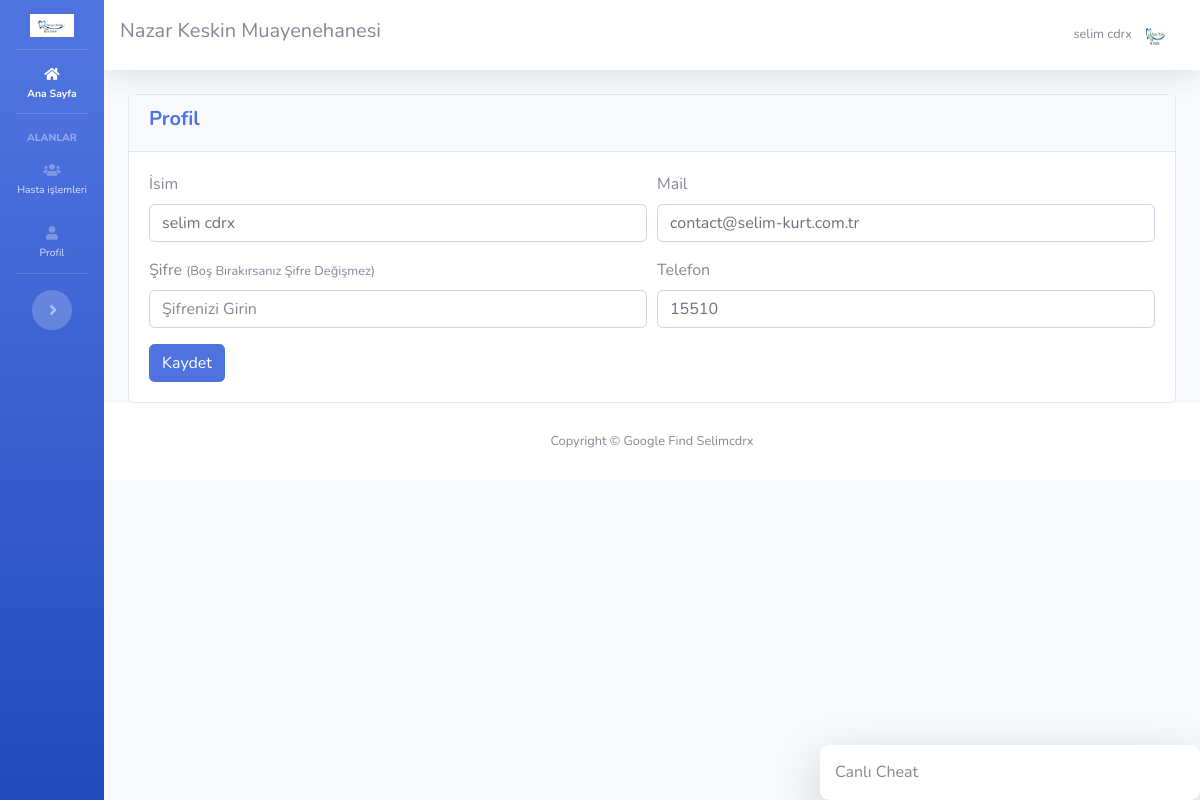
The page /profil.php (signed in) on the database its author committed.
### tables this page shows
CREATE TABLE `ayarlar` (
  `id` int(11) NOT NULL,
  `site_logo` varchar(400) DEFAULT NULL,
  `site_baslik` varchar(350) DEFAULT NULL,
  `site_aciklama` varchar(300) DEFAULT NULL,
  `site_link` varchar(100) DEFAULT NULL,
  `site_sahip_mail` varchar(100) DEFAULT NULL,
  `site_mail_host` varchar(100) DEFAULT NULL,
  `site_mail_mail` varchar(100) DEFAULT NULL,
  `site_mail_port` int(11) DEFAULT NULL,
  `site_mail_sifre` varchar(100) DEFAULT NULL
);

CREATE TABLE `kullanicilar` (
  `kul_id` int(11) NOT NULL,
  `kul_isim` varchar(200) DEFAULT NULL,
  `kul_mail` varchar(200) DEFAULT NULL,
  `kul_sifre` varchar(100) DEFAULT NULL,
  `kul_telefon` varchar(100) DEFAULT NULL,
  `kul_yetki` int(11) NOT NULL DEFAULT '0'
);

### islemler/baglan.php (called while the page is built, shortened)
<?php
$host="localhost";
$veritabani_ismi="selimyra_nazar";
$kullanici_adi="selimyra_nazarx";
$sifre="Asd123asd.";
try {
	$db = new PDO("mysql:host=$host;dbname=$veritabani_ismi;charset=utf8",$kullanici_adi,$sifre);
} catch (PDOException $e) {
	echo $e->getmessage();
}
$sorgu=$db->prepare("SELECT * FROM ayarlar");
$sorgu->execute();
$ayarcek=$sorgu->fetch(PDO::FETCH_ASSOC);
?>

### profil.php (the view)
<?php include 'header.php';
$sorgu=$db->prepare("SELECT * FROM kullanicilar WHERE kul_id=:kul_id");
$sorgu->execute(array(
	'kul_id' => $_SESSION['kul_id']
));
$kullanici=$sorgu->fetch(PDO::FETCH_ASSOC);
?>
<div class="container-fluid">
	<div class="row">
		<div class="col-md-12">
			<div class="card">
				<div class="card-header">
					<h5 class="font-weight-bold text-primary">Profil</h5>
				</div>
				<div class="card-body">
					<form action="islemler/ajax.php" method="POST" accept-charset="utf-8">
						<div class="form-row">
							<div class="col-md-6 form-group">
								<label>İsim</label>
								<input type="text" name="kul_isim" class="form-control" value="<?php echo $kullanici['kul_isim'] ?>" placeholder="İsminizi Girin">
							</div>
							<div class="col-md-6 form-group">
								<label>Mail</label>
								<input type="text" name="kul_mail" class="form-control" value="<?php echo $kullanici['kul_mail'] ?>" placeholder="Mail Adresinizi Girin">
							</div>
						</div>
						<div class="form-row">
							<div class="col-md-6 form-group">
								<label>Şifre <small>(Boş Bırakırsanız Şifre Değişmez)</small></label>
								<input type="password" name="kul_sifre" class="form-control" placeholder="Şifrenizi Girin">
							</div>
							<div class="col-md-6 form-group">
								<label>Telefon</label>
								<input type="text" name="kul_telefon" class="form-control" value="<?php echo $kullanici['kul_telefon'] ?>" placeholder="Telefonunuzu Girin">
							</div>
						</div>
						<button type="submit" name="profilkaydet" class="btn btn-primary">Kaydet</button>
					</form>
				</div>
			</div>
		</div>
	</div>
</div>
<?php include 'footer.php' ?>

### header.php (shortened to what this page needs)
<?php
include 'islemler/baglan.php';
?>
<!DOCTYPE html>
<html lang="tr">
<head>
  <link href="vendor/fontawesome-free/css/all.min.css" rel="stylesheet" type="text/css">
  <link href="css/sb-admin-2.min.css" rel="stylesheet">
  <link rel="stylesheet" href="css/aksoyhlc.css">
</head>
<body id="page-top">
  <div id="wrapper">
    <ul class="navbar-nav bg-gradient-primary sidebar sidebar-dark accordion" id="accordionSidebar">
     <li class="nav-item">
      <a class="nav-link text-center" href="index.php">
        <img src="dosyalar/<?php echo $ayarcek['site_logo'] ?>" style="width: 60%; height: auto;">
      </a>
    </li>
    <hr class="sidebar-divider my-0">
    <li class="nav-item active">
      <a class="nav-link" href="index.php">
        <i class="fas fa-home"></i>
        <span>Ana Sayfa</span></a>
      </li>
      <hr class="sidebar-divider">
      <div class="sidebar-heading">
        Alanlar
      </div>
      <li class="nav-item">
        <a class="nav-link collapsed" href="#" data-toggle="collapse" data-target="#collapseTwo" aria-expanded="true" aria-controls="collapseTwo">
          <i class="fas fa-users"></i>
          <span>Hasta işlemleri</span>
        </a>
      </li>
      <li class="nav-item">
        <a class="nav-link" href="profil.php">
          <i class="fas fa-user"></i>
          <span>Profil</span></a>
        </li>
        <hr class="sidebar-divider d-none d-md-block">
        <div class="text-center d-none d-md-inline">
          <button class="rounded-circle border-0" id="sidebarToggle"></button>
        </div>
      </ul>
      <div id="content-wrapper" class="d-flex flex-column">
        <div id="content">
          <nav class="navbar navbar-expand navbar-light bg-white topbar mb-4 static-top shadow">
            <h5><?php echo $ayarcek['site_baslik'] ?></h5>
            <ul class="navbar-nav ml-auto">
              <li class="nav-item dropdown no-arrow">
                <a class="nav-link dropdown-toggle" href="#" id="userDropdown" role="button" data-toggle="dropdown" aria-haspopup="true" aria-expanded="false">
                  <span class="mr-2 d-none d-lg-inline text-gray-600 small"><?php echo $_SESSION['kul_isim'] ?></span>
                  <img class="img-profile rounded-circle" src="dosyalar/<?php echo $ayarcek['site_logo'] ?>">
                </a>
              </li>
            </ul>
          </nav>

### rows shown on the page
ayarlar: site_logo (picture), site_baslik "Nazar Keskin Muayenehanesi"
kullanicilar: kul_isim "selim cdrx", kul_mail "contact@selim-kurt.com.tr", kul_telefon "15510"

### other values the page prints
$_SESSION['kul_isim'] "selim cdrx"
